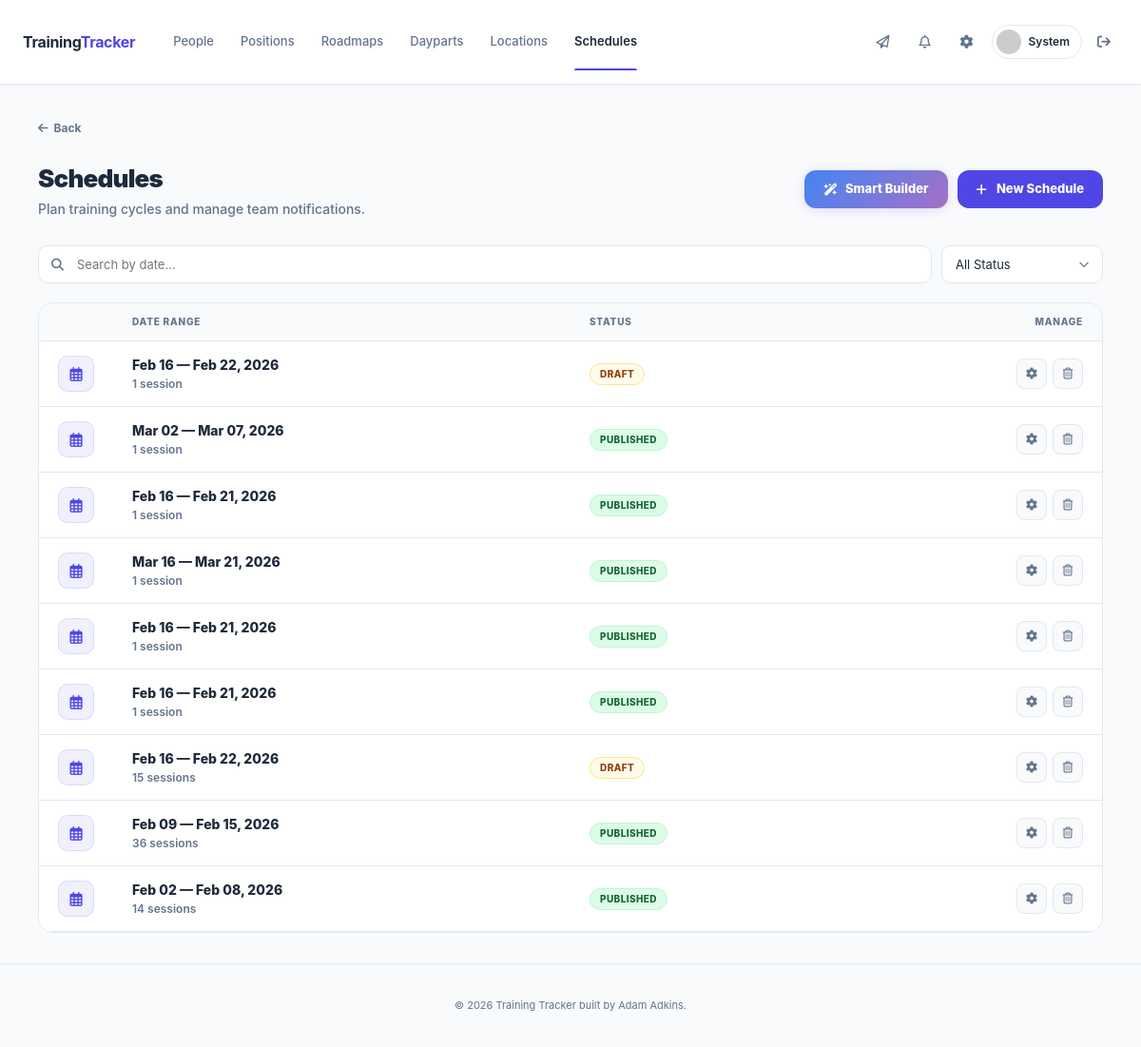
The app's page /manager/schedules (signed in) with its own data.
### app/models.py (models this page shows, shortened)
class Employee(db.Model):
    __tablename__ = "employees"
    id = db.Column(db.Integer, primary_key=True)
    first_name = db.Column(db.String(80), nullable=False)
    last_name = db.Column(db.String(80), nullable=False)
    role = db.Column(db.String(20), nullable=False, default="trainee")
    status = db.Column(db.String(20), nullable=False, default="active")
    start_date = db.Column(db.Date, nullable=True)
    location_id = db.Column(db.Integer, db.ForeignKey("locations.id"), nullable=True)
    graduated_at = db.Column(db.DateTime, nullable=True)  # When manager marked trainee as graduated (offboarding)
    current_roadmap_id = db.Column(db.Integer, db.ForeignKey("training_roadmaps.id"), nullable=True)
    created_at = db.Column(db.DateTime, default=lambda: datetime.now(timezone.utc), nullable=False)
    active_roadmap = db.relationship("TrainingRoadmap", foreign_keys=[current_roadmap_id], backref="trainees")
    locations = db.relationship(
        "Location",
        secondary=employee_locations,
        backref=db.backref("roster_employees", lazy="dynamic"),
        lazy="dynamic",
    )
    def location_ids(self):
        ids = [loc.id for loc in self.locations]
        if not ids and self.location_id:
            ids = [self.location_id]
        return ids
    def avatar(self, size=128):
        email = self.user_account.email.lower().encode('utf-8') if self.user_account else b"none"
        digest = hashlib.md5(email).hexdigest()
        return f'https://www.gravatar.com/avatar/{digest}?d=identicon&s={size}'

class Schedule(db.Model):
    __tablename__ = "schedules"
    id = db.Column(db.Integer, primary_key=True)
    start_date = db.Column(db.Date, nullable=False)
    end_date = db.Column(db.Date, nullable=False)
    status = db.Column(db.String(20), default='draft')
    hide_assignments = db.Column(db.Boolean, default=False)
    published_at = db.Column(db.DateTime, nullable=True)
    created_by_user_id = db.Column(db.Integer, db.ForeignKey("users.id"), nullable=True)
    created_at = db.Column(db.DateTime, default=lambda: datetime.now(timezone.utc), nullable=False)
    created_by = db.relationship("User", foreign_keys=[created_by_user_id])
    sessions = db.relationship("TrainingSession", backref="schedule", cascade="all, delete-orphan")

### app/routes/manager.py (the view)
@manager_bp.route("/schedules")
@manager_required
def schedules_list():
    visible_ids = get_visible_employee_ids()
    if visible_ids is not None:
        subq = db.session.query(TrainingSession.schedule_id).filter(
            TrainingSession.trainee_employee_id.in_(visible_ids)
        ).distinct()
        schedules = Schedule.query.filter(Schedule.id.in_(subq)).order_by(Schedule.created_at.desc()).all()
    else:
        schedules = Schedule.query.order_by(Schedule.created_at.desc()).all()
    return render_template("schedules_list.html", schedules=schedules)

### app/routes/helpers.py (called while the page is built)
def manager_required(f):
    @wraps(f)
    def wrapped(*args, **kwargs):
        if not current_user.is_authenticated or current_user.role != 'manager':
            abort(403)
        return f(*args, **kwargs)
    return wrapped

### app/routes/manager.py (called while the page is built, shortened)
def _get_manager_location_ids():
    if not current_user.is_authenticated or current_user.role != "manager" or not current_user.employee_id:
        return None
    emp = Employee.query.get(current_user.employee_id)
    if not emp:
        return None
    ids = emp.location_ids()
    return ids if ids else None

def get_visible_employee_ids(location_filter=None):
    loc_ids = _get_manager_location_ids()
    if loc_ids is None:
        return None  # org-wide: no filter
    subq = db.session.query(employee_locations.c.employee_id).filter(
        employee_locations.c.location_id.in_(loc_ids)
    )
    rows = Employee.query.filter(
        Employee.status == "active",
        db.or_(
            Employee.location_id.in_(loc_ids),
            Employee.id.in_(subq),
        ),
    ).with_entities(Employee.id).all()
    return [r[0] for r in rows]

### app/routes/messages.py (called while the page is built)
@messages_bp.before_app_request
def load_system_settings():
    flask.g.system_settings = SystemSettings.query.first()

### app/templates/schedules_list.html (shortened to what this page needs)
{% extends "base.html" %}
{% block content %}
<div class="schedules-wrapper">
    <div class="schedules-container">
        <a href="{{ url_for('manager.dashboard') }}" class="back-link" onclick="if (window.history.length > 1) { event.preventDefault(); history.back(); }">
            <i class="fa-solid fa-arrow-left"></i> Back
        </a>
        <div class="page-header">
            <div>
                <h1 class="header-title">Schedules</h1>
                <p class="header-subtitle">Plan training cycles and manage team notifications.</p>
            </div>
            <div class="header-actions">
                <a href="{{ url_for('manager.roadmap_smart_builder') }}" class="btn-smart">
                    <i class="fa-solid fa-wand-magic-sparkles"></i> Smart Builder
                </a>
                <a href="{{ url_for('manager.schedule_create') }}" class="btn-primary" style="padding: 10px 20px; border-radius: 12px; font-weight: 800; font-size: 13px; display: inline-flex; align-items: center; gap: 10px;">
                    <i class="fa-solid fa-plus"></i> New Schedule
                </a>
            </div>
        </div>
        <div class="controls-row">
            <div class="search-section">
                <input type="text" id="scheduleSearch" class="search-input" placeholder="Search by date...">
            </div>
            <select id="statusFilter" class="filter-select">
                <option value="all">All Status</option>
            </select>
        </div>
        <div class="table-card">
            <table class="sched-table" id="scheduleTable">
                <thead>
                    <tr>
                        <th style="width: 56px;"></th>
                        <th>Date Range</th>
                        <th class="status-col">Status</th>
                        <th style="text-align: right;">Manage</th>
                    </tr>
                </thead>
                <tbody id="scheduleTableBody">
                    {% for s in schedules %}
                    <tr class="schedule-row" data-status="{{ s.status }}" onclick="if(!event.target.closest('a') && !event.target.closest('button') && !event.target.closest('form')) window.location.href='{{ url_for('manager.schedule_detail', schedule_id=s.id) }}';">
                        <td class="sched-cell">
                            <div class="icon-box">
                                <i class="fa-regular fa-calendar-days"></i>
                            </div>
                        </td>
                        <td class="sched-cell" style="flex: 1; min-width: 0;">
                            <div class="date-wrapper">
                                <span class="search-date date-text">
                                    {{ s.start_date.strftime('%b %d') }} — {{ s.end_date.strftime('%b %d, %Y') }}
                                </span>
                            </div>
                            <div class="desktop-only session-count">
                                {{ s.sessions|length }} session{{ 's' if s.sessions|length != 1 else '' }}
                            </div>
                        </td>
                        <td class="sched-cell status-col">
                            {% if s.status == "published" %}
                                <span class="status-pill pill-published">Published</span>
                            {% else %}
                                <span class="status-pill pill-draft">Draft</span>
                            {% endif %}
                        </td>
                        <td class="sched-cell" style="text-align: right;">
                            <div class="action-group" onclick="event.stopPropagation();">
                                <a href="{{ url_for('manager.schedule_edit', schedule_id=s.id) }}" class="btn-action-icon" title="Settings">
                                    <i class="fa-solid fa-gear"></i>
                                </a>
                                <form method="post" action="{{ url_for('manager.schedule_delete', schedule_id=s.id) }}" onsubmit="return confirm('Permanently delete this schedule?');" style="display:inline; margin:0;">
                                    <button type="submit" class="btn-action-icon delete" title="Delete">
                                        <i class="fa-regular fa-trash-can"></i>
                                    </button>
                                </form>
                            </div>
                        </td>
                    </tr>
                    {% endfor %}
                </tbody>
            </table>
        </div>
    </div>
</div>
{% endblock %}

### app/templates/base.html (shortened to what this page needs)
<!DOCTYPE html>
<html lang="en">
<head>
    <link rel="stylesheet" href="{{ url_for('static', filename='style.css') }}">
    <link rel="stylesheet" href="https://cdnjs.cloudflare.com/ajax/libs/font-awesome/6.4.0/css/all.min.css">
</head>
<body class="{% block body_class %}{% endblock %}">
<header class="main-header">
    <div class="container nav-split">
        <div class="nav-group">
            <a href="{{ url_for('manager.dashboard') if current_user.is_authenticated and current_user.role == 'manager' else url_for('employee.dashboard') }}" class="brand-logo">
                <span>Training<b>Tracker</b></span>
            </a>
            <div class="nav-content" id="navContent">
                {% if current_user.is_authenticated %}
                <nav class="nav-links">
                    {% if current_user.role == 'manager' %}
                    <a href="{{ url_for('manager.employees_list') }}" data-tutorial="staff" class="{{ 'active' if 'employee' in request.endpoint else '' }}">People</a>
                    <a href="{{ url_for('manager.positions_list') }}" data-tutorial="positions" class="{{ 'active' if 'position' in request.endpoint else '' }}">Positions</a>
                    <a href="{{ url_for('manager.roadmaps_list') }}" data-tutorial="roadmaps" class="{{ 'active' if 'roadmap' in request.endpoint and request.endpoint not in ['manager.roadmap_smart_builder', 'manager.smart_builder_build'] else '' }}">Roadmaps</a>
                    <a href="{{ url_for('manager.dayparts_list') }}" data-tutorial="dayparts" class="{{ 'active' if 'daypart' in request.endpoint else '' }}">Dayparts</a>
                    <a href="{{ url_for('manager.locations_list') }}" data-tutorial="locations" class="{{ 'active' if 'location' in request.endpoint else '' }}">Locations</a>
                    <a href="{{ url_for('manager.schedules_list') }}" data-tutorial="schedule" class="{{ 'active' if 'schedule' in request.endpoint or request.endpoint in ['manager.roadmap_smart_builder', 'manager.smart_builder_build'] else '' }}">Schedules</a>
                    {% endif %}
                </nav>
                <div class="nav-actions">
                    <div class="user-profile">
                        {% if g.system_settings and not g.system_settings.dm_enabled %}
                        <div class="notif-btn disabled" title="Messaging Disabled"><i class="fa-regular fa-paper-plane"></i></div>
                        {% else %}
                        <a href="{{ url_for('messages.inbox') }}" data-tutorial="messages" class="notif-btn {{ 'active' if 'messages' in request.endpoint else '' }}">
                            <i class="fa-regular fa-paper-plane"></i>
                        </a>
                        {% endif %}
                        <a href="{{ url_for('employee.notifications') }}" data-tutorial="notifications" class="notif-btn {{ 'active' if 'notification' in request.endpoint else '' }}">
                            <i class="fa-regular fa-bell"></i>
                        </a>
                        <a href="{{ url_for('manager.settings') }}" data-tutorial="settings" class="notif-btn {{ 'active' if 'settings' in request.endpoint else '' }}">
                            <i class="fa-solid fa-gear"></i>
                        </a>
                        <a href="{{ url_for('manager.employee_detail', employee_id=current_user.employee_id, back=request.path) }}" class="profile-pill-link">
                            <div class="pill-container">
                                <img src="{{ current_user.employee.avatar(26) }}" class="nav-avatar">
                                <span class="user-name-nav">{{ current_user.employee.first_name }}</span>
                            </div>
                        </a>
                        <a href="{{ url_for('auth.logout') }}" class="btn-logout-icon" title="Sign Out">
                            <i class="fa-solid fa-arrow-right-from-bracket"></i>
                        </a>
                    </div>
                </div>
                {% endif %}
            </div>
        </div>
    </div>
</header>
<main class="container py-xl fade-in-up">
    {% block content %}{% endblock %}
</main>
<footer class="site-footer">
    <p>&copy; 2026 Training Tracker built by Adam Adkins.</p>
</footer>
</body>
</html>

### app/static/style.css (style rules this page uses)
:root { --primary: #2563eb; --primary-hover: #1d4ed8; --bg: #eff2f6; --text: #1e293b; --text-muted: #64748b; --border: #cbd5e1; --white: #ffffff; --danger: #ef4444; --success: #16a34a; --warning: #f59e0b; }
* { box-sizing: border-box; }
body { background-color: var(--bg); color: var(--text); font-family: 'Inter', -apple-system, BlinkMacSystemFont, "Segoe UI", Roboto, Helvetica, Arial, sans-serif; margin: 0; padding: 0; line-height: 1.5; -webkit-font-smoothing: antialiased; }
a { color: var(--primary); text-decoration: none; }
.container { max-width: 1200px; margin: 0 auto; padding: 0 24px; }
.py-xl { padding-top: 40px; padding-bottom: 40px; }
.main-header { background: var(--white); border-bottom: 1px solid var(--border); padding: 12px 0; position: sticky; top: 0; z-index: 100; box-shadow: 0 1px 2px 0 rgba(0, 0, 0, 0.05); }
.nav-split { display: flex; justify-content: space-between; align-items: center; gap: 16px; }
.nav-group { display: flex; align-items: center; gap: 40px; flex: 1; }
.brand-logo { display: flex; align-items: center; gap: 10px; text-decoration: none; color: var(--text); font-size: 20px; font-weight: 700; }
.brand-logo b { color: var(--primary); }
.nav-content { display: flex; justify-content: space-between; align-items: center; width: 100%; }
.nav-links { display: flex; align-items: center; gap: 24px; }
.nav-links a { color: var(--text-muted); font-weight: 500; font-size: 14px; transition: color 0.2s; text-decoration: none; white-space: nowrap; }
.nav-actions { display: flex; align-items: center; gap: 16px; }
.user-profile { display: flex; align-items: center; gap: 16px; }
.btn-logout-icon { border: none; background: transparent; color: #64748b; font-size: 20px; padding: 0 8px; cursor: pointer; text-decoration: none; display: flex; align-items: center; gap: 8px; }
.notif-btn { font-size: 18px; color: var(--text-muted); position: relative; width: 32px; height: 32px; display: flex; align-items: center; justify-content: center; border-radius: 8px; transition: background 0.2s; }
.pill-container { display: flex; align-items: center; gap: 10px; padding: 4px 12px 4px 6px; background: #f8fafc; border-radius: 20px; border: 1px solid var(--border); }
.nav-avatar { border-radius: 50%; width: 28px; height: 28px; object-fit: cover; }
table { width: 100%; border-collapse: collapse; font-size: 14px; }
th { text-align: left; padding: 12px 16px; color: var(--text-muted); font-size: 11px; text-transform: uppercase; font-weight: 700; border-bottom: 1px solid var(--border); background: #f1f5f9; white-space: nowrap; }
td { padding: 16px; border-bottom: 1px solid var(--border); vertical-align: middle; }
.btn-primary { background: var(--primary); color: white; border: none; padding: 10px 20px; border-radius: 8px; font-weight: 600; cursor: pointer; text-decoration: none; display: inline-flex; align-items: center; justify-content: center; font-size: 14px; transition: background 0.2s; white-space: nowrap; }
input, select, textarea { width: 100%; padding: 10px 12px; border: 1px solid var(--border); border-radius: 8px; font-size: 16px; background: var(--white); color: var(--text); transition: border-color 0.2s; font-family: inherit; }
.profile-pill-link { text-decoration: none; transition: all 0.2s ease; }
.profile-pill-link .pill-container { transition: all 0.2s ease; }

### records on screen
Employee: employee.first_name "System"
Schedule: start_date "Feb 16", end_date "Feb 22, 2026", sessions|length "1", status "DRAFT"
Schedule: start_date "Mar 02", end_date "Mar 07, 2026", sessions|length "1", status "PUBLISHED"
Schedule: start_date "Feb 16", end_date "Feb 21, 2026", sessions|length "1", status "PUBLISHED"
Schedule: start_date "Mar 16", end_date "Mar 21, 2026", sessions|length "1", status "PUBLISHED"
Schedule: start_date "Feb 16", end_date "Feb 21, 2026", sessions|length "1", status "PUBLISHED"
Schedule: start_date "Feb 16", end_date "Feb 21, 2026", sessions|length "1", status "PUBLISHED"
Schedule: start_date "Feb 16", end_date "Feb 22, 2026", sessions|length "15", sessions "s", status "DRAFT"
Schedule: start_date "Feb 09", end_date "Feb 15, 2026", sessions|length "36", sessions "s", status "PUBLISHED"
Schedule: start_date "Feb 02", end_date "Feb 08, 2026", sessions|length "14", sessions "s", status "PUBLISHED"
